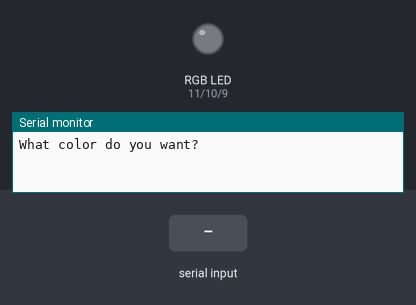
The sketch below on a simulated Arduino Uno, built with avr-gcc and run on an emulated ATmega328P. Parts: an RGB LED mixed from three pins (HIGH = lit), the last lines printed to the serial monitor. The test bench sets the inputs (shaded band).

Above: at 1.2 s.
1.3 s: "red" received over Serial
At 3.5 s:
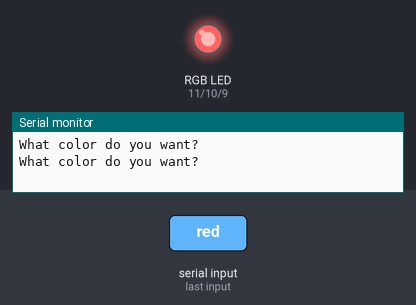
3.8 s: "blue" received over Serial
At 5.6 s:
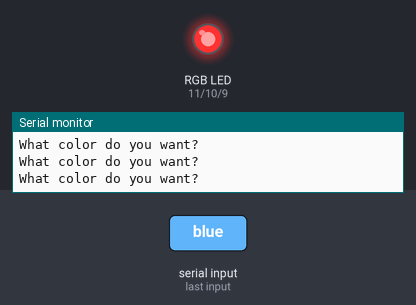
6.3 s: "green" received over Serial
At 8.7 s:
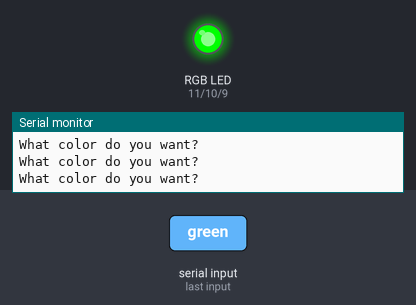
Timing chart, 0 to 10.2 s (numbered marks = the images above; inputs shaded):
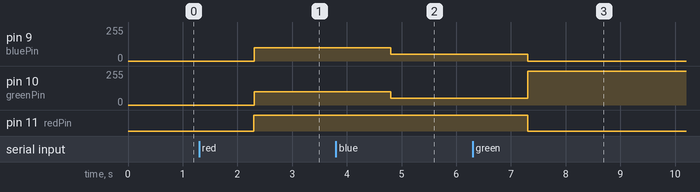

Measured:
- after the input at 1.3 s, pin 9 (bluePin), pin 10 (greenPin): 0/255 → 100/255 after 1.0 s; pin 11 (redPin): LOW → HIGH after 1.0 s
- after the input at 3.8 s, pin 9 (bluePin), pin 10 (greenPin): 100/255 → 50/255 after 1.0 s
- after the input at 6.3 s, pin 9 (bluePin): 50/255 → 0/255 after 1.0 s; pin 10 (greenPin): 50/255 → 255/255 after 1.0 s; pin 11 (redPin): HIGH → LOW after 1.0 s

The sketch:

sketch_RGB_LED.ino
```cpp
int redPin = 11;
int greenPin = 10;
int bluePin = 9;
String msg = "What color do you want?";
String myColor;

void setup() {
  // put your setup code here, to run once:
  pinMode(redPin, OUTPUT);
  pinMode(greenPin, OUTPUT);
  pinMode(bluePin, OUTPUT);
  Serial.begin(9600);
}

void loop() {
  // put your main code here, to run repeatedly:
  Serial.println(msg);
  while (Serial.available() == 0) {
    }

  myColor = Serial.readString();

  if (myColor == "red") {

    analogWrite(redPin, 255);
    analogWrite(greenPin, 100);
    analogWrite(bluePin, 100);
    } else if (myColor == "blue"){
    analogWrite(redPin, 255);
    analogWrite(greenPin, 50);
    analogWrite(bluePin, 50);
    } else if (myColor == "green"){
    digitalWrite(redPin, LOW);
    digitalWrite(greenPin, HIGH);
    digitalWrite(bluePin, LOW);
    }

}
```
